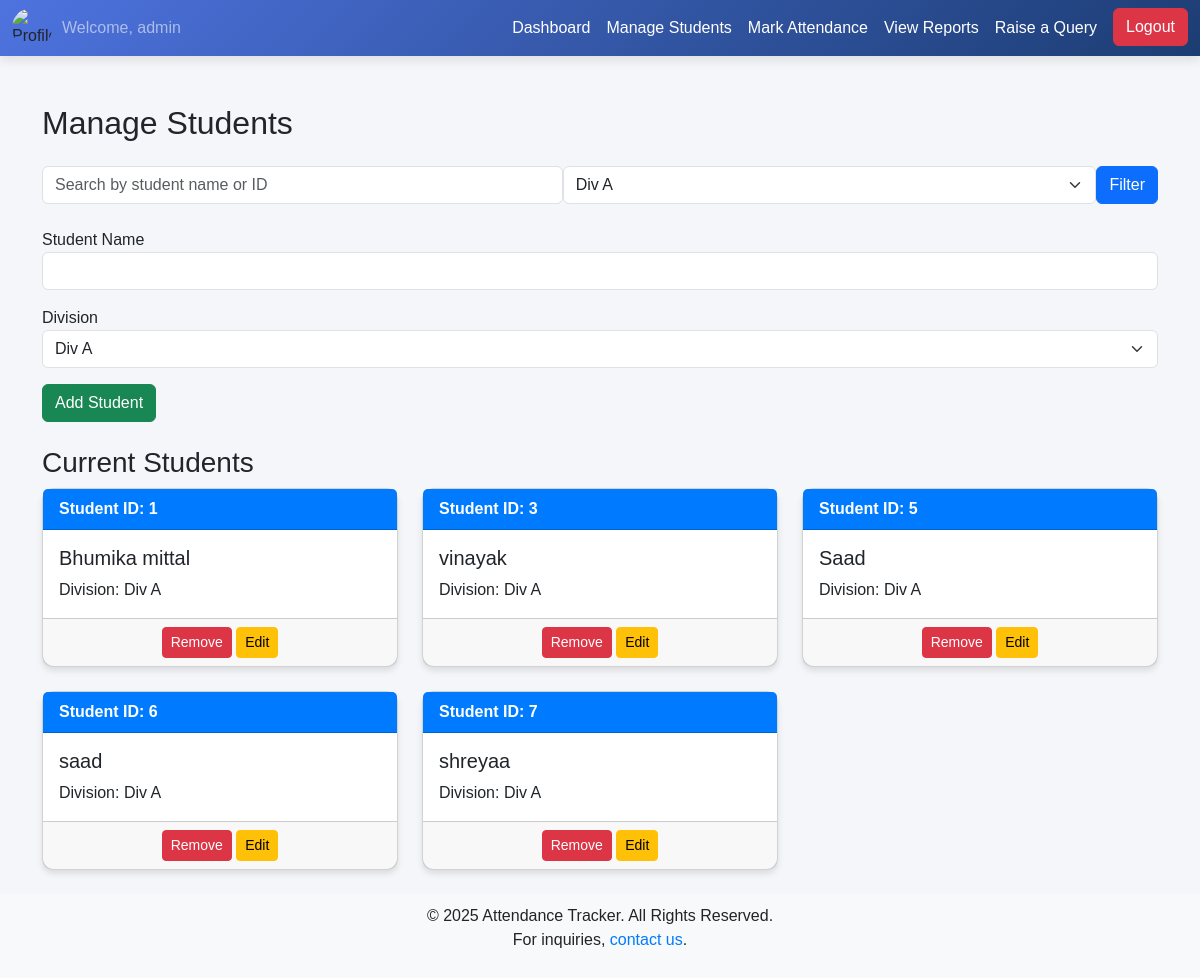
Page /students.php?filter_division=Div A (signed in) on the committed database.
### tables this page shows
CREATE TABLE students (
    id INTEGER PRIMARY KEY AUTOINCREMENT,
    name TEXT NOT NULL,
    division TEXT NOT NULL
);

### students.php (the view, shortened to what this page needs)
<?php
$db = connect_db();
$search = isset($_GET['search']) ? $_GET['search'] : '';
$filter_division = isset($_GET['filter_division']) ? $_GET['filter_division'] : '';
$query = "SELECT * FROM students WHERE name LIKE '%$search%'";
if ($filter_division) {
    $query .= " AND division = '$filter_division'";
}
$students_per_page = 10;
$page = isset($_GET['page']) ? $_GET['page'] : 1;
$offset = ($page - 1) * $students_per_page;
$students = $db->query($query . " LIMIT $students_per_page OFFSET $offset");
?>
<!DOCTYPE html>
<html lang="en">
<head>
    <link href="https://cdn.jsdelivr.net/npm/bootstrap@5.3.0/dist/css/bootstrap.min.css" rel="stylesheet">
</head>
<body class="d-flex flex-column min-vh-100">
<nav class="navbar navbar-expand-lg navbar-dark">
    <div class="container-fluid">
        <div class="d-flex align-items-center">
            <img src="https://static.vecteezy.com/system/resources/thumbnails/005/544/770/small/profile-icon-design-free-vector.jpg" alt="Profile Picture" class="profile-img">
            <span class="navbar-text"><?php echo "Welcome, " . ($_SESSION['professor'] ?? "Guest"); ?></span>
        </div>
        <div class="collapse navbar-collapse" id="navbarNav">
            <ul class="navbar-nav ms-auto">
                <li class="nav-item">
                    <a class="nav-link" href="dashboard.php">Dashboard</a>
                </li>
                <li class="nav-item">
                    <a class="nav-link active" href="students.php">Manage Students</a>
                </li>
                <li class="nav-item">
                    <a class="nav-link" href="attendance.php">Mark Attendance</a>
                </li>
                <li class="nav-item">
                    <a class="nav-link" href="report.php">View Reports</a>
                </li>
                <li class="nav-item">
                    <a class="nav-link" href="#" data-bs-toggle="modal" data-bs-target="#raiseQueryModal">Raise a Query</a>
                </li>
                <li class="nav-item">
                    <a href="logout.php" class="btn btn-danger ms-2">Logout</a>
                </li>
            </ul>
        </div>
    </div>
</nav>
<div class="container mt-5">
    <h2 class="mb-4">Manage Students</h2>
    <form method="GET" class="mb-4 d-flex">
        <input type="text" name="search" class="form-control mr-3" placeholder="Search by student name or ID" value="<?php echo $search; ?>" />
        <select name="filter_division" class="form-select mr-3">
            <option value="Div A" <?php echo $filter_division == 'Div A' ? 'selected' : ''; ?>>Div A</option>
        </select>
        <button type="submit" class="btn btn-primary">Filter</button>
    </form>
    <form method="POST" class="mb-4">
        <div class="form-group mb-3">
            <label>Student Name</label>
            <input type="text" name="name" class="form-control" required>
        </div>
        <div class="form-group mb-3">
            <label>Division</label>
            <select name="division" class="form-select">
                <option value="Div A">Div A</option>
            </select>
        </div>
        <button type="submit" name="add_student" class="btn btn-success">Add Student</button>
    </form>
    <h3>Current Students</h3>
    <div class="row">
        <?php while ($student = $students->fetchArray()): ?>
            <div class="col-md-4 mb-4">
                <div class="card card-custom">
                    <div class="card-header">
                        Student ID: <?php echo $student['id']; ?>
                    </div>
                    <div class="card-body">
                        <h5 class="card-title"><?php echo $student['name']; ?></h5>
                        <p class="card-text">Division: <?php echo $student['division']; ?></p>
                    </div>
                    <div class="card-footer text-center">
                        <form method="POST" style="display:inline;">
                            <button type="submit" name="remove_student" class="btn btn-danger btn-sm">Remove</button>
                            <button type="button" class="btn btn-warning btn-sm" data-bs-toggle="modal" data-bs-target="#editModal-<?php echo $student['id']; ?>">Edit</button>
                        </form>
                    </div>
                </div>
            </div>
        <?php endwhile; ?>
    </div>
</div>
<div class="footer mt-auto">
    <p>&copy; 2025 Attendance Tracker. All Rights Reserved. <br>
       For inquiries, <a href="mailto:support@attendancetracker.com">contact us</a>.
    </p>
</div>
</body>
</html>

### students.php (style rules this page uses)
body { background: #f4f6f9; font-family: 'Arial', sans-serif; }
.navbar { background: linear-gradient(135deg, #4e73df, #1c3d73); box-shadow: 0 4px 10px rgba(0, 0, 0, 0.1); }
.navbar .navbar-brand, .navbar .nav-link { color: #ffffff; }
.profile-img { width: 40px; height: 40px; border-radius: 50%; object-fit: cover; margin-right: 10px; }
.footer { background-color: #f8f9fa; padding: 10px 0; text-align: center; width: 100%; }
.footer a { text-decoration: none; color: #007bff; }
.card-custom { border-radius: 12px; box-shadow: 0 4px 6px rgba(0, 0, 0, 0.1); transition: transform 0.2s ease, box-shadow 0.2s ease; }
.card-header { background-color: #007bff; color: white; font-weight: bold; }

### rows in the picture
students: id "1", name "Bhumika mittal", division "Div A"
students: id "3", name "vinayak", division "Div A"
students: id "5", name "Saad", division "Div A"
students: id "6", name "saad", division "Div A"
students: id "7", name "shreyaa", division "Div A"

### other values in the picture
$_SESSION['professor'] "admin"
